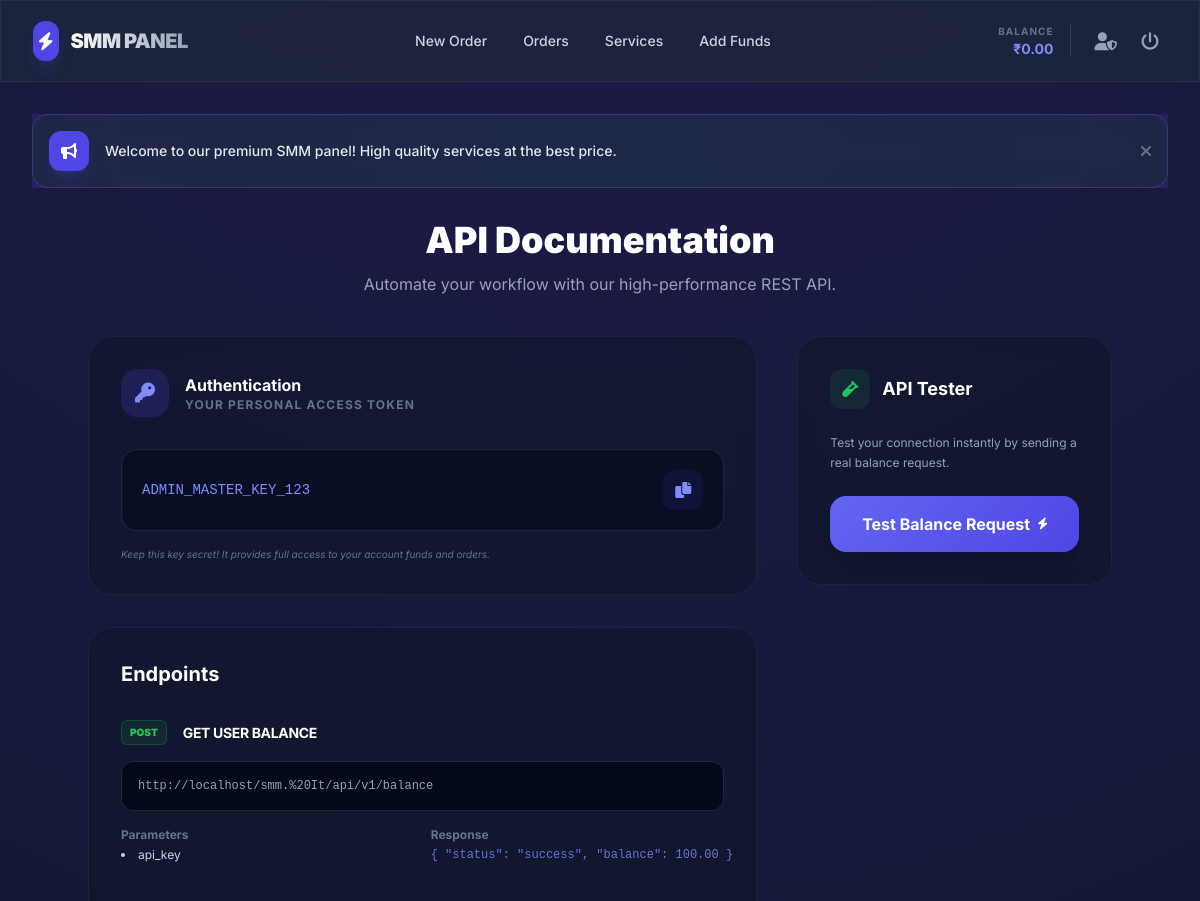
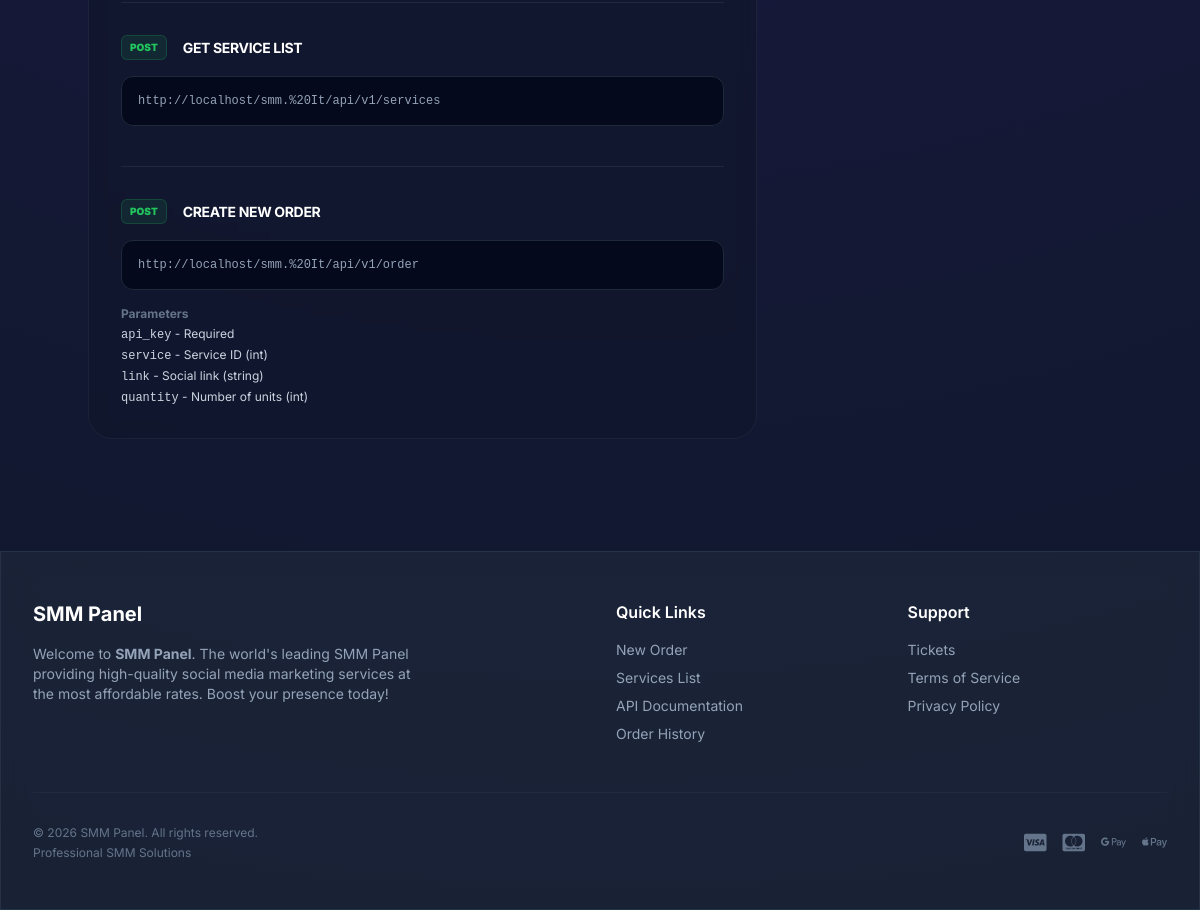
The page /api_docs.php (signed in) on the database its author committed (2 pictures, top to bottom).
### tables this page shows
CREATE TABLE IF NOT EXISTS `users` (
  `id` INT AUTO_INCREMENT PRIMARY KEY,
  `name` VARCHAR(100) NOT NULL,
  `email` VARCHAR(100) NOT NULL UNIQUE,
  `password` VARCHAR(255) NOT NULL,
  `balance` DECIMAL(10,2) DEFAULT 0.00,
  `api_key` VARCHAR(100) NULL UNIQUE,
  `role` ENUM('user', 'admin') DEFAULT 'user',
  `created_at` TIMESTAMP DEFAULT CURRENT_TIMESTAMP
);

CREATE TABLE IF NOT EXISTS `settings` (
  `id` INT AUTO_INCREMENT PRIMARY KEY,
  `setting_key` VARCHAR(100) NOT NULL UNIQUE,
  `setting_value` TEXT
);

### api_docs.php (the view, shortened to what this page needs)
<?php
require_once(__DIR__ . '/includes/header.php');
$api_url = FULL_URL . "/api/v1/";
?>
<div class="max-w-5xl mx-auto space-y-10 mb-20">
    <div class="text-center">
        <h2 class="text-4xl font-black text-white mb-3">API Documentation</h2>
        <p class="text-slate-400">Automate your workflow with our high-performance REST API.</p>
    </div>
    <div class="grid grid-cols-1 lg:grid-cols-3 gap-10">
        <div class="lg:col-span-2 space-y-8">
            <div class="glass-card rounded-3xl p-8 border border-white/5">
                <div class="flex items-center space-x-4 mb-8">
                    <div class="w-12 h-12 bg-indigo-600/20 text-indigo-400 rounded-2xl flex items-center justify-center">
                        <i class="fas fa-key text-xl"></i>
                    </div>
                    <div>
                        <h3 class="text-white font-bold">Authentication</h3>
                        <p class="text-slate-500 text-xs uppercase tracking-widest font-bold">Your Personal Access Token</p>
                    </div>
                </div>
                <div class="bg-slate-950/50 border border-slate-700/50 rounded-2xl p-5 flex items-center justify-between">
                    <code id="api-key" class="text-indigo-400 font-mono text-sm break-all mr-4"><?php echo htmlspecialchars($user['api_key']); ?></code>
                    <button onclick="copyApiKey()" class="flex-shrink-0 w-10 h-10 bg-indigo-600/10 hover:bg-indigo-600 text-indigo-400 hover:text-white rounded-xl transition-all flex items-center justify-center">
                        <i class="fas fa-copy"></i>
                    </button>
                </div>
                <p class="mt-4 text-[10px] text-slate-500 italic">Keep this key secret! It provides full access to your account funds and orders.</p>
            </div>
            <div class="glass-card rounded-3xl p-8 border border-white/5">
                <h3 class="text-xl font-bold text-white mb-8">Endpoints</h3>
                <div class="space-y-10">
                    <div class="group">
                        <div class="flex items-center mb-4">
                            <span class="bg-green-500/10 text-green-500 text-[10px] font-black px-2 py-1 rounded-md border border-green-500/20 mr-4">POST</span>
                            <h4 class="text-white font-bold text-sm uppercase tracking-tight">Get User Balance</h4>
                        </div>
                        <div class="bg-slate-950/80 rounded-xl p-4 font-mono text-xs text-slate-400 border border-slate-800 mb-4 group-hover:border-indigo-500/30 transition-colors">
                            <?php echo $api_url; ?>balance
                        </div>
                        <div class="grid grid-cols-2 gap-4">
                            <div class="text-xs">
                                <p class="text-slate-500 font-bold mb-1">Parameters</p>
                                <ul class="text-slate-300 list-disc list-inside">
                                    <li>api_key</li>
                                </ul>
                            </div>
                            <div class="text-xs">
                                <p class="text-slate-500 font-bold mb-1">Response</p>
                                <pre class="text-indigo-400/80">{ "status": "success", "balance": 100.00 }</pre>
                            </div>
                        </div>
                    </div>
                    <div class="group pt-8 border-t border-slate-800">
                        <div class="flex items-center mb-4">
                            <span class="bg-green-500/10 text-green-500 text-[10px] font-black px-2 py-1 rounded-md border border-green-500/20 mr-4">POST</span>
                            <h4 class="text-white font-bold text-sm uppercase tracking-tight">Get Service List</h4>
                        </div>
                        <div class="bg-slate-950/80 rounded-xl p-4 font-mono text-xs text-slate-400 border border-slate-800 group-hover:border-indigo-500/30 transition-colors">
                            <?php echo $api_url; ?>services
                        </div>
                    </div>
                    <div class="group pt-8 border-t border-slate-800">
                        <div class="flex items-center mb-4">
                            <span class="bg-green-500/10 text-green-500 text-[10px] font-black px-2 py-1 rounded-md border border-green-500/20 mr-4">POST</span>
                            <h4 class="text-white font-bold text-sm uppercase tracking-tight">Create New Order</h4>
                        </div>
                        <div class="bg-slate-950/80 rounded-xl p-4 font-mono text-xs text-slate-400 border border-slate-800 mb-4 group-hover:border-indigo-500/30 transition-colors">
                            <?php echo $api_url; ?>order
                        </div>
                        <div class="text-xs">
                            <p class="text-slate-500 font-bold mb-1">Parameters</p>
                            <ul class="text-slate-300 space-y-1">
                                <li><code>api_key</code> - Required</li>
                                <li><code>service</code> - Service ID (int)</li>
                                <li><code>link</code> - Social link (string)</li>
                                <li><code>quantity</code> - Number of units (int)</li>
                            </ul>
                        </div>
                    </div>
                </div>
            </div>
        </div>
        <div class="lg:col-span-1">
            <div class="glass-card rounded-3xl p-8 border border-white/5 sticky top-24">
                <div class="flex items-center space-x-3 mb-6">
                    <div class="w-10 h-10 bg-green-500/10 text-green-500 rounded-xl flex items-center justify-center">
                        <i class="fas fa-vial"></i>
                    </div>
                    <h3 class="text-lg font-bold text-white">API Tester</h3>
                </div>
                <div class="space-y-6">
                    <p class="text-slate-400 text-xs leading-relaxed">Test your connection instantly by sending a real balance request.</p>
                    <button id="test-api-btn" onclick="testApi()" class="w-full btn-primary text-white font-bold py-4 rounded-2xl shadow-xl transition-all active:scale-95 flex items-center justify-center">
                        <span>Test Balance Request</span>
                        <i class="fas fa-bolt ml-2 text-xs"></i>
                    </button>
                </div>
            </div>
        </div>
    </div>
</div>
<?php require_once 'includes/footer.php'; ?>

### includes/header.php (shortened to what this page needs)
<?php
require_once __DIR__ . '/Auth.php';
$db = Database::getInstance();
try {
    $db = Database::getInstance();
    $stmt = $db->prepare("SELECT * FROM users WHERE id = ?");
    $stmt->execute([$_SESSION['user_id']]);
    $user = $stmt->fetch();
} catch (Exception $e) {
    header("Location: " . BASE_URL . "/install");
    exit;
}
?>
<!DOCTYPE html>
<html lang="en">
<head>
    <script src="https://cdn.tailwindcss.com"></script>
    <link rel="stylesheet" href="https://cdnjs.cloudflare.com/ajax/libs/font-awesome/6.0.0/css/all.min.css">
</head>
<body class="min-h-screen pb-20 md:pb-0">
    <nav class="glass border-b border-slate-700/50 sticky top-0 z-50">
        <div class="max-w-7xl mx-auto px-4 sm:px-6 lg:px-8">
            <div class="flex items-center justify-between h-16 md:h-20">
                <a href="<?php echo BASE_URL; ?>/index" class="flex items-center space-x-3 group">
                    <div class="bg-indigo-600 rounded-xl p-1.5 shadow-lg shadow-indigo-600/20 group-hover:scale-110 transition-transform">
                        <i class="fas fa-bolt text-white text-lg"></i>
                    </div>
                    <span class="text-xl font-black tracking-tight bg-gradient-to-r from-white to-slate-400 bg-clip-text text-transparent uppercase">
                    </span>
                </a>
                <div class="hidden md:flex items-center space-x-1">
                    <a href="<?php echo BASE_URL; ?>/index" class="px-4 py-2 text-sm font-medium text-slate-300 hover:text-white rounded-xl hover:bg-slate-800/50 transition-all">
                        New Order
                    </a>
                    <a href="<?php echo BASE_URL; ?>/orders" class="px-4 py-2 text-sm font-medium text-slate-300 hover:text-white rounded-xl hover:bg-slate-800/50 transition-all">
                        Orders
                    </a>
                    <a href="<?php echo BASE_URL; ?>/services" class="px-4 py-2 text-sm font-medium text-slate-300 hover:text-white rounded-xl hover:bg-slate-800/50 transition-all">
                        Services
                    </a>
                    <a href="<?php echo BASE_URL; ?>/add_funds" class="px-4 py-2 text-sm font-medium text-slate-300 hover:text-white rounded-xl hover:bg-slate-800/50 transition-all">
                        Add Funds
                    </a>
                </div>
                <div class="flex items-center space-x-4">
                    <div class="hidden sm:flex flex-col items-end">
                        <span class="text-[10px] text-slate-500 uppercase font-bold tracking-widest">Balance</span>
                        <span class="text-sm font-bold text-indigo-400">₹<?php echo number_format($user['balance'], 2); ?></span>
                    </div>
                    <div class="flex items-center space-x-2">
                        <?php if ($user['role'] === 'admin'): ?>
                            <a href="<?php echo BASE_URL; ?>/admin/index" class="p-2 text-slate-400 hover:text-red-400 transition-colors">
                                <i class="fas fa-user-shield text-lg"></i>
                            </a>
                        <?php endif; ?>
                        <a href="<?php echo BASE_URL; ?>/logout" class="p-2 text-slate-400 hover:text-red-400 transition-colors">
                            <i class="fas fa-power-off text-lg"></i>
                        </a>
                    </div>
                </div>
            </div>
        </div>
    </nav>
    <div class="flex-1">
        <main class="max-w-7xl mx-auto px-4 sm:px-6 lg:px-8 py-8">
            <?php
            $stmt = $db->query("SELECT setting_value FROM settings WHERE setting_key = 'announcement_enabled'");
            $ann_enabled = $stmt->fetchColumn();
            if ($ann_enabled === '1'):
                $stmt = $db->query("SELECT setting_value FROM settings WHERE setting_key = 'announcement_text'");
                $ann_text = $stmt->fetchColumn();
            ?>
                <div class="mb-8 relative overflow-hidden group">
                    <div class="absolute inset-0 bg-gradient-to-r from-indigo-600/20 via-blue-600/20 to-indigo-600/20 animate-gradient-x"></div>
                    <div class="glass border-indigo-500/30 rounded-2xl p-4 flex items-center justify-between relative z-10">
                        <div class="flex items-center space-x-4">
                            <div class="w-10 h-10 bg-indigo-600 rounded-xl flex items-center justify-center text-white shadow-lg shadow-indigo-600/20">
                                <i class="fas fa-bullhorn animate-bounce"></i>
                            </div>
                            <p class="text-sm font-medium text-slate-200"><?php echo htmlspecialchars($ann_text); ?></p>
                        </div>
                        <button onclick="this.parentElement.parentElement.remove()" class="text-slate-500 hover:text-white transition-colors">
                            <i class="fas fa-times"></i>
                        </button>
                    </div>
                </div>
            <?php endif; ?>

### includes/header.php (style rules this page uses)
:root { --primary: #6366f1; --primary-hover: #4f46e5; --bg-dark: #0f172a; --glass-bg: rgba(30, 41, 59, 0.7); --glass-border: rgba(255, 255, 255, 0.08); }
body { font-family: 'Inter', sans-serif; background-color: var(--bg-dark); color: #f8fafc; background-image: radial-gradient(circle at 50% -20%, #1e1b4b 0%, #0f172a 100%); background-attachment: fixed; }
.glass { background: var(--glass-bg); backdrop-filter: blur(12px); -webkit-backdrop-filter: blur(12px); border: 1px solid var(--glass-border); }
.glass-card { background: rgba(15, 23, 42, 0.6); backdrop-filter: blur(8px); border: 1px solid var(--glass-border); transition: all 0.3s cubic-bezier(0.4, 0, 0.2, 1); }
.btn-primary { background: linear-gradient(135deg, #6366f1 0%, #4f46e5 100%); transition: all 0.3s ease; }

### rows shown on the page
users: balance "0.00", api_key "ADMIN_MASTER_KEY_123"
settings: setting_value "Welcome to our premium SMM panel! High quality services at the best price."

### other values the page prints
$api_url "http://localhost/smm.%20It/api/v1/"
$site_name "SMM Panel"
